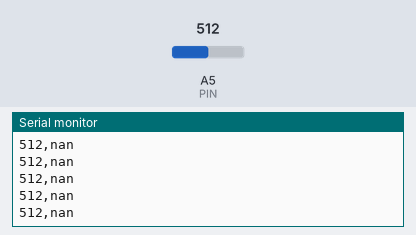
A sketch run on a simulated Arduino Uno, built with avr-gcc and run on an emulated ATmega328P. Shown: the last lines printed to the serial monitor. The inputs (shaded band) are chosen by the test bench; at power-on: A5 (PIN) = 512. At 5.0 s the program stops and its outputs stay as they are.

Above: at 1.2 s.
1.3 s: A5 (PIN) set to 559
At 1.68 s:
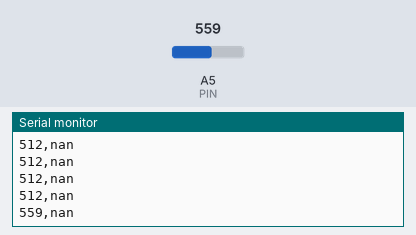
2.8 s: A5 (PIN) set to 591
At 6.0 s:
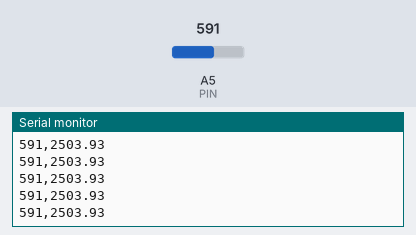

Measured:
- the behaviour switches between 575 and 576 on A5 (PIN) (found by bisection; images 1 and 2)
- after the input at 1.3 s, the serial monitor: prints a new line after 0.20 s (image 1)
- after the input at 2.8 s, the serial monitor: prints a new line after 0.21 s (image 2)

The sketch:

ratiometric_function_ard.ino
```cpp
int count;
int num_measurements = 20;
double resistance_F = 978;           // ohm, DMM
double source_voltage = 4.85;           // V, usb 3.0
int PIN = A5;
int levels = 1024;
// Resistance parameters
double resistance_offset = 100.0;       // ohm (0°C value)
double linear_param = 3.9083E-3;        // (°C)^(-1)
double quadratic_param = -5.775E-7;     // (°C)^(-2)
// Measurements
int voltage_value;                      // V
double temperature;                     // °C


void printValues(int Dout, double t){

  Serial.print(Dout);
  Serial.print(',');
  Serial.print(t);
  Serial.print('\n');

}

void setup() {
  // put your setup code here, to run once:
  Serial.begin(9600);
  analogReference(DEFAULT);
  count = 0;
}

void loop() {
  // put your main code here, to run repeatedly:
  if(count < num_measurements){
    voltage_value = analogRead(PIN);
    temperature = - (0.5 * linear_param / quadratic_param) -
      sqrt( 0.25 * linear_param * linear_param / (quadratic_param * quadratic_param) - (1.0 / (resistance_offset * quadratic_param)) * (resistance_offset + resistance_F - resistance_F * ((double)levels / ((double)voltage_value))));

    printValues(voltage_value, temperature);

    ++count;
    delay(250);
  }
  else{
    exit(0);
  }
}
```
